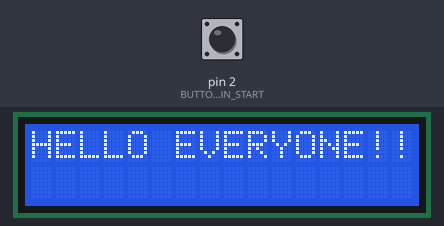
This sketch was run on a simulated Arduino Uno, built with avr-gcc and run on an emulated ATmega328P. On the bench: 16×2 character LCD. The inputs (shaded band) are chosen by the test bench; at power-on: pin 2 (BUTTON_PIN_START) HIGH.

Above: at 0.1 s.
At 4.2 s:
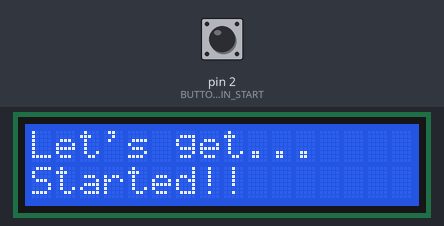
At 8.2 s:
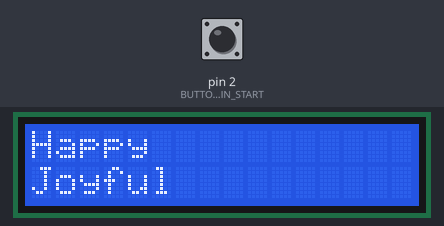
At 12.2 s:
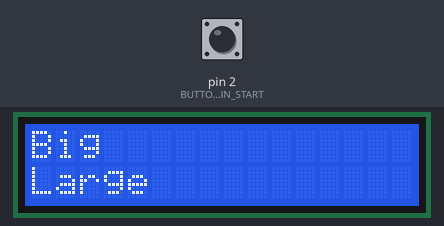
At 20.3 s:
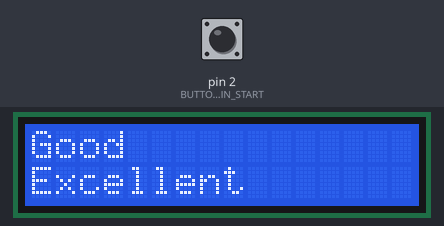
At 36.3 s:
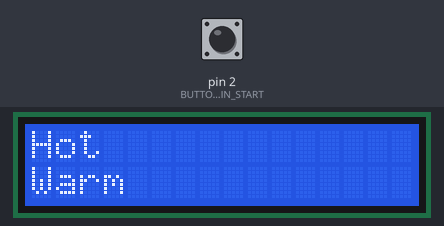

Measured:
- what the display in image 1 shows lasts 4.0 s, from 4.2 s to 8.2 s

The sketch:

arduino-thesaurus.ino
```cpp
#include <LiquidCrystal_PCF8574.h>
#include <Wire.h>
#include <stdio.h>

#define DELAY_TIME_SLOW 8000 // 8 sec
#define DELAY_TIME_NORMAL 4000 // 4 sec
#define DELAY_TIME_FAST 2000 // 2 sec
#define DELAY_TIME_EXTREME 500 // 0.5 sec

#define LED_PIN_1 7
#define LED_PIN_2 6
#define LED_PIN_3 5

#define BUTTON_PIN_START 2
#define BUTTON_PIN_SPEED 3

int iLedOnCnt = 0;
boolean bLedStatus1 = LOW;
boolean bLedStatus2 = LOW;
boolean bLedStatus3 = LOW;

// set the LCD address to 0x27
LiquidCrystal_PCF8574 lcd(0x27);

// THESAURUS Words
const char WordStr[][16] = {
  "Happy", "Joyful",
  "Big", "Large",
  "Small", "Little",
  "Good", "Excellent",
  "Bad", "Poor",
  "Fast", "Quick",
  "Slow", "Sluggish",
  "Hot", "Warm",
  "Cold", "Chilly",
  "Beautiful", "Gorgeous",
  "Ugly", "Unattractive",
  "Strong", "Powerful",
  "Weak", "Frail",
  "Smart", "Intelligent",
  "Stupid", "Foolish",
  "Rich", "Wealthy",
  "Poor", "Needy",
  "Happy", "Content",
  "Sad", "Melancholy",
  "Big", "Huge",
  "Small", "Tiny",
  "Fast", "Rapid",
  "Slow", "Leisurely",
  "Hot", "Scorching",
  "Cold", "Freezing",
  "Beautiful", "Lovely",
  "Ugly", "Hideous",
  "Strong", "Robust",
  "Weak", "Feeble",
  "Smart", "Clever",
  "Stupid", "Ignorant",
  "Rich", "Affluent",
  "Poor", "Destitute",
  "Happy", "Delighted",
  "Dumb", "Dim-witted",
  "Brave", "Fearless",
  "Cowardly", "Timid",
  "Kind", "Compassionate",
  "Mean", "Nasty",
  "Strong", "Mighty",
  "Weak", "Feeble",
  "Rich", "Affluent",
  "Clean", "Spotless",
  "Dirty", "Grimy",
  "Hard", "Firm",
  "Soft", "Smooth",
  "Loud", "Boisterous",
  "Quiet", "Hushed",
  "Happy", "Elated",
  ""
  };

// Set light status of LEDs : LED1, LED2, LED3
void setLED(boolean led1, boolean led2, boolean led3)
{
  digitalWrite(LED_PIN_1, led1);
  digitalWrite(LED_PIN_2, led2);
  digitalWrite(LED_PIN_3, led3);
  bLedStatus1 = led1;
  bLedStatus2 = led2;
  bLedStatus3 = led3;
} // setLed()

// Print LCD
void printLCD(const char* row1, const char* row2)
{
  lcd.clear();  //clean screen

  lcd.setCursor(0, 0); // Row 1
  lcd.print(row1);

  lcd.setCursor(0, 1); // Row 2
  lcd.print(row2);
} // printLCD()

void setup()
{
  lcd.begin(16,2);
  lcd.setBacklight(255);
  printLCD("HELLO EVERYONE!!", "");
  delay(2000);

  pinMode(LED_PIN_1, INPUT);
  pinMode(LED_PIN_2, INPUT);
  pinMode(LED_PIN_3, INPUT);
  pinMode(BUTTON_PIN_START, INPUT);
  pinMode(BUTTON_PIN_SPEED, INPUT);

  // default speed : Normal
  setLED(HIGH, LOW, LOW);
  iLedOnCnt = 1;

  printLCD("  -THESAURUS-  ", " By Potter Tsai ");
  delay(2000);

} // setup()

void loop()
{
  // L Key : Set the speed
  // R Key : Start
  printLCD("L KEY : SPEED", "R KEY : START");

  // Set the speed
  while (digitalRead(BUTTON_PIN_START) == LOW) // waiting for START pressing
  {
    if (digitalRead(BUTTON_PIN_SPEED) == HIGH) // if SPEED pressed
    {
      iLedOnCnt = iLedOnCnt + 1;

      switch (iLedOnCnt){
        case 1:
          setLED(HIGH, LOW, LOW);
          printLCD("Set speed to", "Normal");
        break;
        case 2:
          setLED(HIGH, HIGH, LOW);
          printLCD("Set speed to", "Fast");
        break;
        case 3:
          setLED(HIGH, HIGH, HIGH);
          printLCD("Set speed to", "Extreme!!");
        break;
        default: // 0 or others
          setLED(LOW, LOW, LOW);
          printLCD("Set speed to", "Slow");
          iLedOnCnt = 0;
        break;
      }
    }
    delay(150);
  }

  printLCD("Let's get...", "Started!!");
  delay(DELAY_TIME_NORMAL);

  // Show words
  for (int i = 0; strlen(WordStr[i]); i = i + 2)
  {
    printLCD(WordStr[i], WordStr[i+1]);

    if (bLedStatus1 == HIGH && bLedStatus2 == HIGH && bLedStatus3 == HIGH)
      delay(DELAY_TIME_EXTREME);
    else if(bLedStatus1 == HIGH && bLedStatus2 == HIGH && bLedStatus3 == LOW)
      delay(DELAY_TIME_FAST);
    else if(bLedStatus1 == HIGH && bLedStatus2 == LOW && bLedStatus3 == LOW)
      delay(DELAY_TIME_NORMAL);
    else
      delay(DELAY_TIME_SLOW);
  }
} // loop()
```
